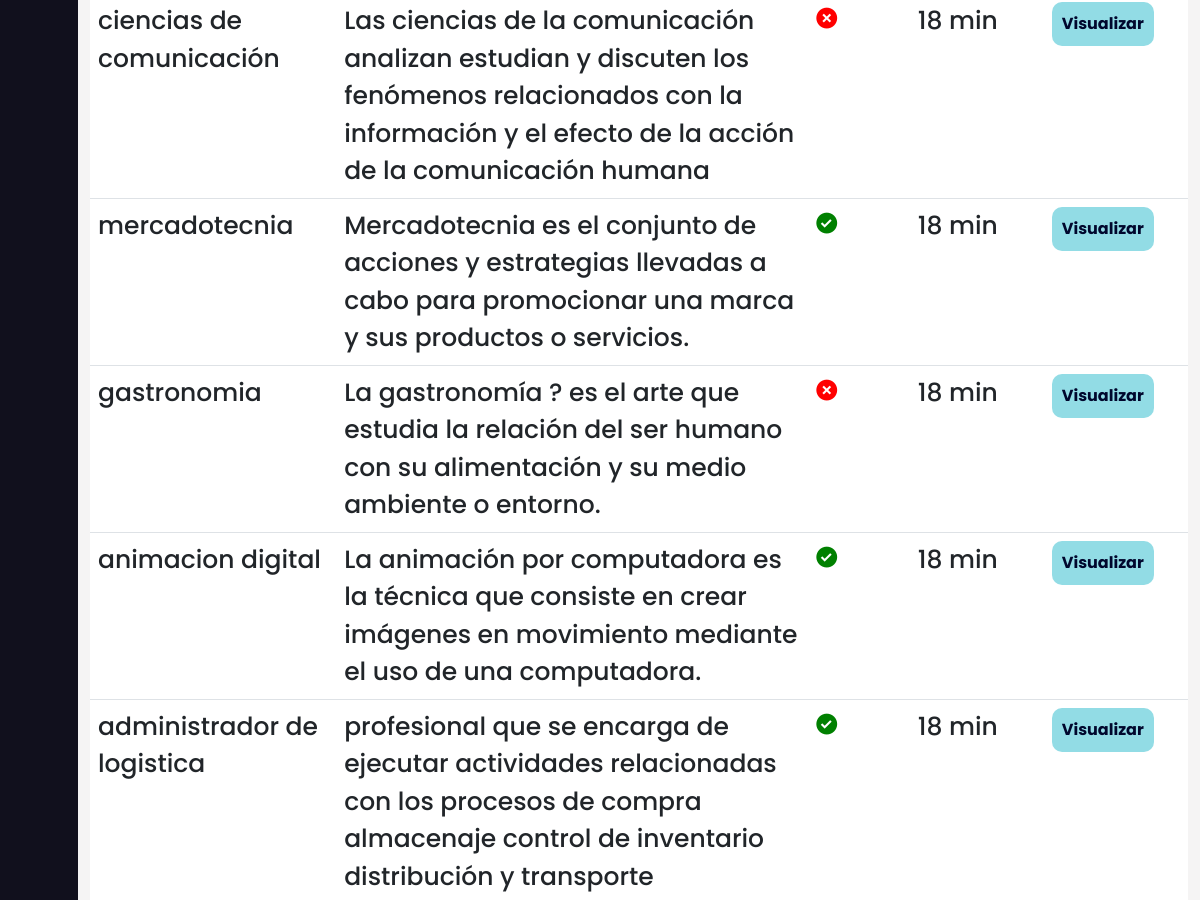
Page /listar_cursos/ (signed in, middle part) on the earlier database version.
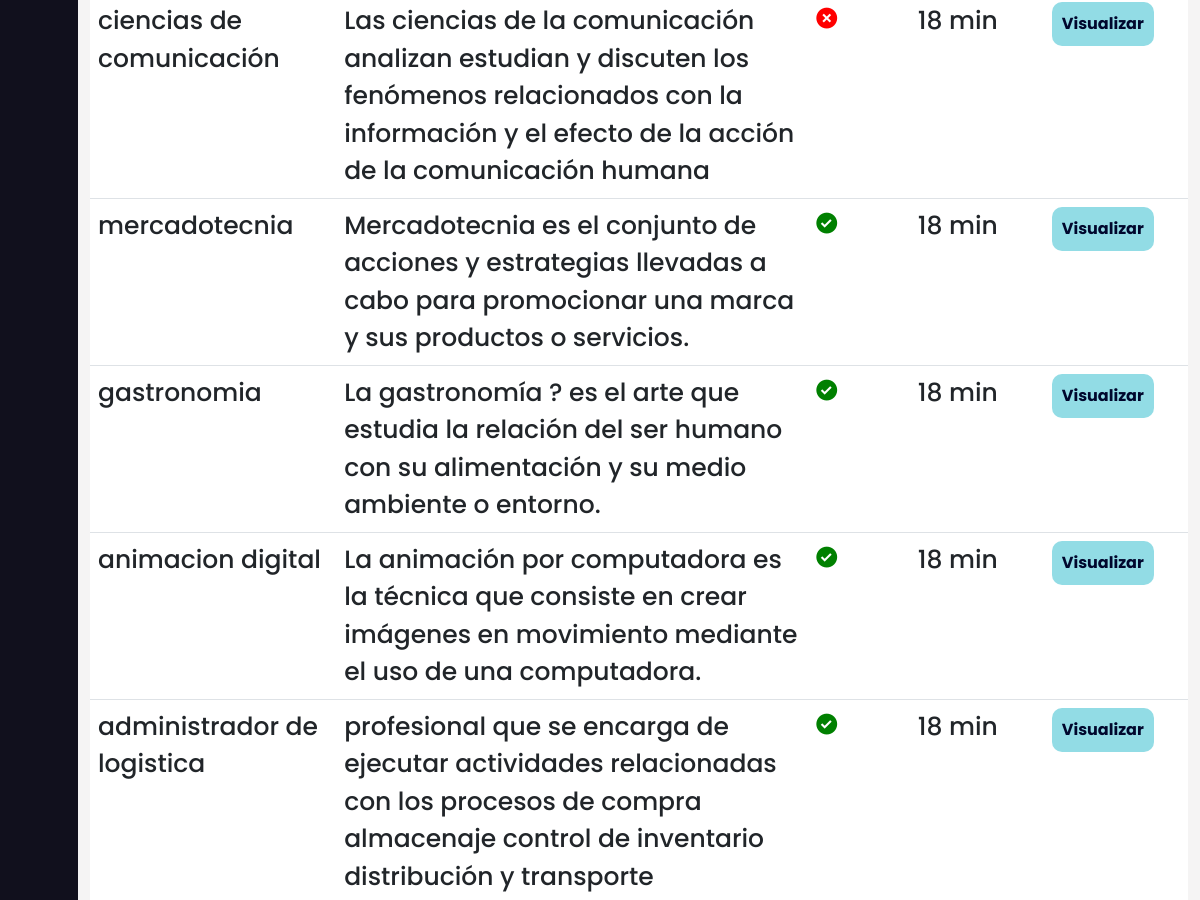
Same page on the later database version.
### AppCursos/models.py (models this page shows, shortened)
class Cursos(models.Model):
     nombre_curso=models.CharField(max_length=100)
     descripcion_curso = models.CharField(max_length=500)
     estado_curso= models.BooleanField(default=False)
     duracion_curso = models.IntegerField(blank=True, null=True)
     iconoCurso = models.ImageField(upload_to='IconosCurso', null=True,blank=True)
     id_cargo=models.ForeignKey(Cargo, on_delete=models.CASCADE,null=True)
     class Meta:
          verbose_name_plural = 'Cursos'

### AppCursos/views.py (the view)
# urls.py: path('listar_cursos/',login_required( views.Listar_cursos), name='listar_cursos'),
def Listar_cursos(request):
    listarc = Cursos.objects.all()
    context = {'listarc':listarc}
    return render(request,'Cursos/listar_cursos.html',context)

### Templates/Cursos/listar_cursos.html (shortened to what this page needs)
{% extends 'Layout/Base.html' %}
{% load static %}
{% block content %}
<link rel="stylesheet" href="{% static 'Css/Curso.css' %}">
	<div class="home_content">
		<div class="text">
            <br>
            <br>
            <div class="table-responsive" >
                <table class="table table-hover " id="tablam">
                        {% for curso in listarc %}
                            <tr>
                                <td scope="row">{{curso.nombre_curso}}</td>
                                <td scope="row">{{curso.descripcion_curso}}</td>
                                {% if curso.estado_curso %}
                                <td scope="row"><i class='bx bxs-check-circle' style="color:green; "></i></td>
                                {% else %}
                                <td scope="row"><i class='bx bxs-x-circle' style="color:red;"></i></td>
                                {% endif %}
                                <td scope="row">{{curso.duracion_curso}} min
                                </td>
                                <td>
                                        <a href="{% url 'ver_cursos' curso.id %}">
                                        <button  class="back3">Visualizar</button>
                                    </a>
                                </td>
                            </tr>
                    {% endfor %}
                </table>
            </div>
        </div>
    </div>
{% endblock %}

Differences in the rows shown:
changed Cursos "gastronomia": estado_curso False → True (drawn)
